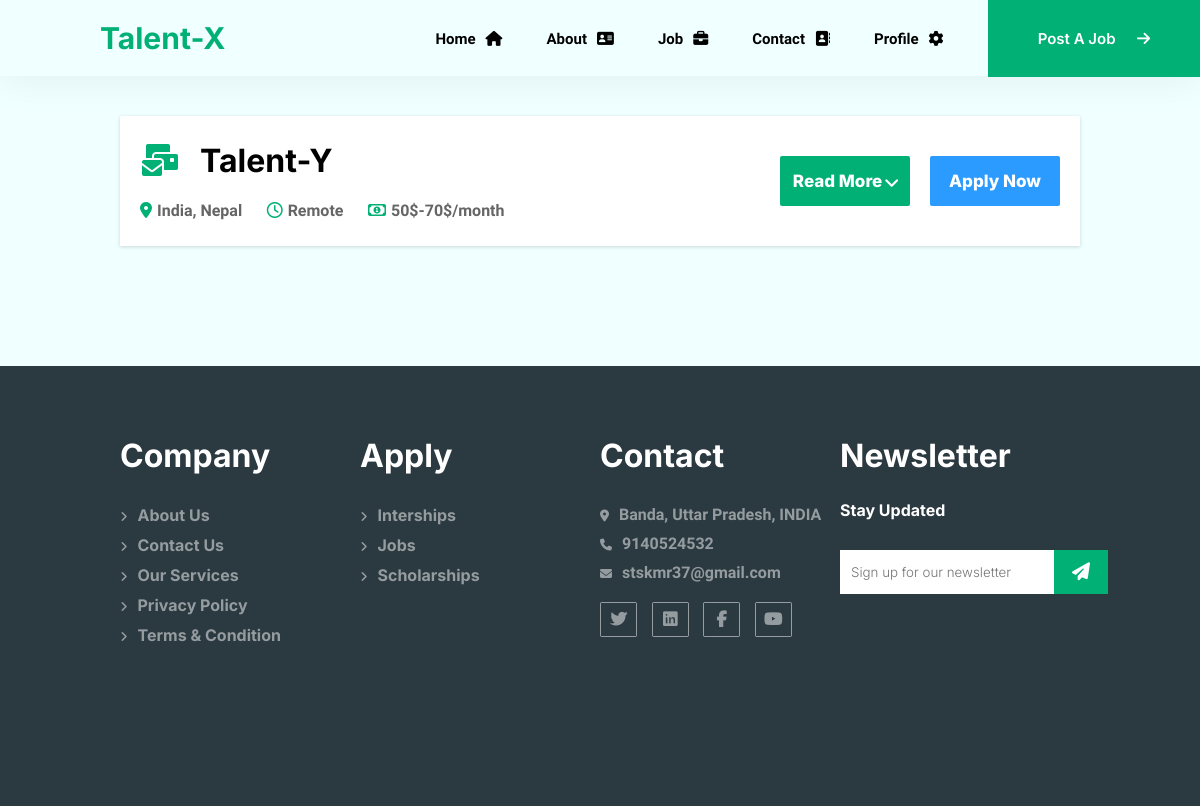
The page /marketjobshow/show/ (signed in) on the database as committed earlier.
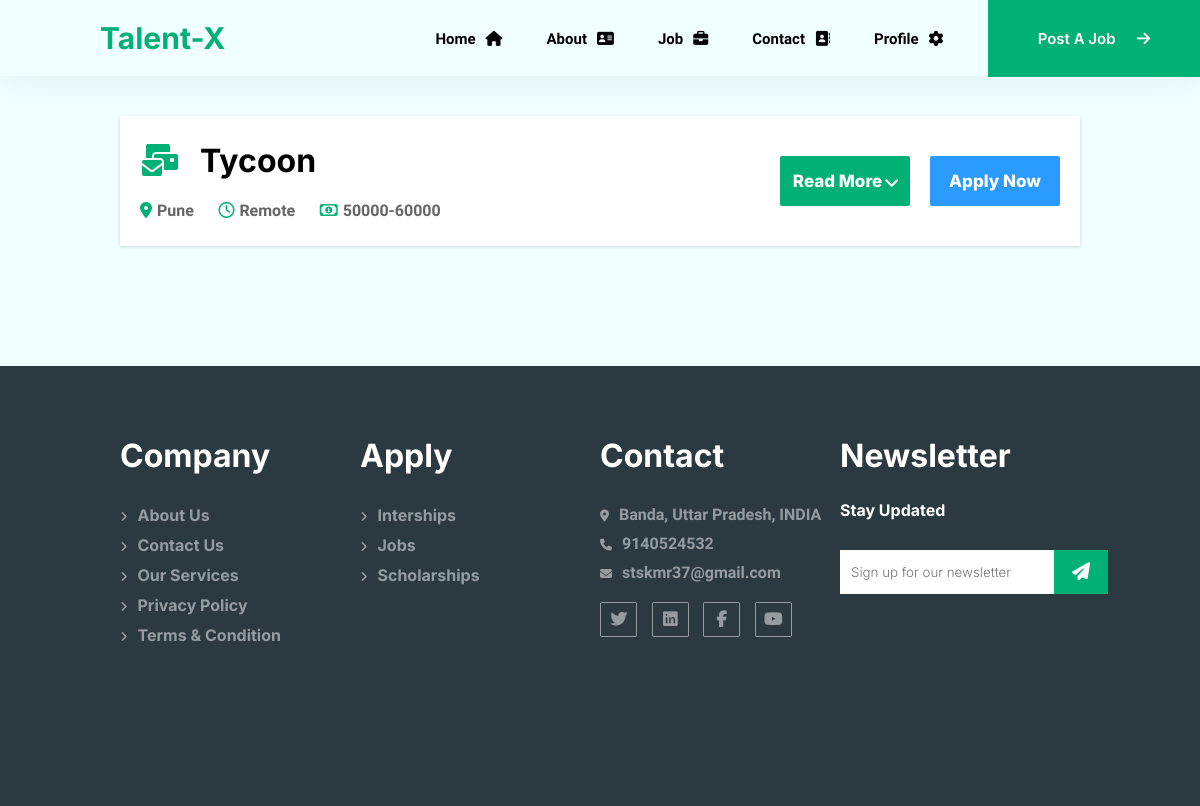
The same page on the database as committed later.
### jobpost/models.py (models this page shows)
class Job(models.Model):
    jobtitle = models.CharField(max_length=50)
    joblocation = models.CharField(max_length=50)
    companyname = models.CharField(max_length=50)
    jobtype = models.CharField(max_length=50)
    industry = models.CharField(max_length=50)
    skills = models.CharField(max_length=50)
    description = models.CharField(max_length=50)
    qualification=models.CharField(max_length=50)
    experience=models.CharField(max_length=30)
    salary=models.CharField(max_length=30)
    url=models.CharField(max_length=30)
    email=models.EmailField()
    linkedin=models.CharField(max_length=30)

### marketing/views.py (the view)
# urls.py: path('show/', views.marketingjobshowing),
def marketingjobshowing(request):
    if request.user.is_authenticated:
       marketing_jobs = Job.objects.filter(jobtitle='Marketing')
       return render(request, 'marketing/marketing.html', {'marketing_jobs': marketing_jobs})
    else:
       return HttpResponseRedirect('/sign-in/')

### marketing/templates/marketing/marketing.html (shortened to what this page needs)
{% extends 'core/base.html' %}
{% load static %}
{% block css %}
<link rel="stylesheet" href="{% static 'marketing/css/style.css' %}">
{% endblock css %}
{% block joblist %}
{% for job in marketing_jobs %}
            <div class="jobdetail">
                <br>
                <h1> <i class="fa-solid fa-envelopes-bulk"></i>{{ job.companyname }}</h1>
                <br>
                <span><i class="fa-solid fa-location-dot"></i>{{ job.joblocation }}</span>
                <span><i class="fa-regular fa-clock"></i>{{ job.jobtype }}</span>
                <span><i class="fa-regular fa-money-bill-1"></i>{{ job.salary }}</span>
                <div class="btn-container">
                    <button class="readmore">Read More<i class="fa-solid fa-angle-down"></i></button>
                    <button><a href="/applyforjob/apply/" style="text-decoration:none; color:#fff">Apply Now</a></button>
                </div>
            </div>
{% endfor %}
{% endblock joblist %}

Rows that differ between the two databases and show on the page:
removed Job: companyname "Talent-Y", joblocation "India, Nepal", jobtype "Remote", salary "50$-70$/month"
added Job: companyname "Tycoon", joblocation "Pune", jobtype "Remote", salary "50000-60000"
